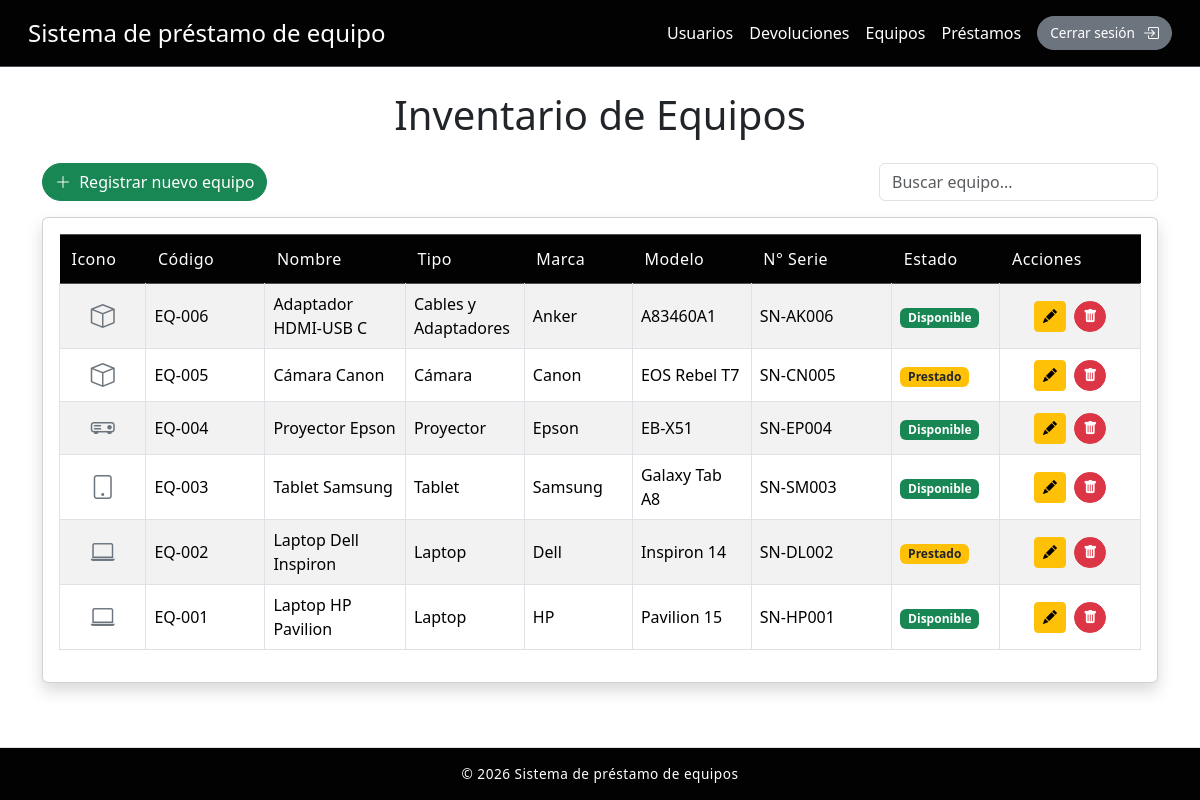
Page /index.php?action=equipos on the committed database.
### tables this page shows
CREATE TABLE Equipos_Inventario (
    id_equipo         INT          NOT NULL AUTO_INCREMENT,
    codigo_inventario VARCHAR(50)  NOT NULL UNIQUE,
    nombre            VARCHAR(50)  NOT NULL,
    marca             VARCHAR(50),
    marcamodelo       VARCHAR(50),
    numero_serie      VARCHAR(50),  
    id_categoria      INT          NOT NULL,
    estado            VARCHAR(50)  NOT NULL DEFAULT 'disponible',
    PRIMARY KEY (id_equipo),
    CONSTRAINT fk_equipo_categoria FOREIGN KEY (id_categoria)
        REFERENCES Categoria (id_categoria)
);

CREATE TABLE Categoria (
    id_categoria INT         NOT NULL AUTO_INCREMENT,
    nombre       VARCHAR(50) NOT NULL,
    PRIMARY KEY (id_categoria)
);

### controllers/EquipoController.php (called while the page is built, shortened)
<?php
require_once __DIR__ . '/../models/EquipoModel.php';
class EquipoController {
    private EquipoModel $model;
    public function __construct() {
        $this->model = new EquipoModel();
    }
    public function index(): void {
        $equipos    = $this->model->obtenerTodos();
        require __DIR__ . '/../views/equipos.php';
    }
}

### config/database.php (called while the page is built, shortened)
<?php
class Database
{
    private $host = "db";
    private $db = "prestamos_db";
    private $user = "appuser";
    private $pass = "apppass";
    public function connect()
    {
        $conn = new mysqli(
            $this->host,
            $this->user,
            $this->pass,
            $this->db
        );
        return $conn;
    }
}

### models/EquipoModel.php (called while the page is built, shortened)
<?php
require_once __DIR__ . '/../config/database.php';
class EquipoModel {
    private mysqli $conn;
    public function __construct() {
        $db = new Database();
        $this->conn = $db->connect();
    }
    public function obtenerTodos(): array {
        $sql = "SELECT
                    e.id_equipo,
                    e.codigo_inventario,
                    e.nombre,
                    e.marca,
                    e.marcamodelo,
                    e.numero_serie,
                    e.estado,
                    c.id_categoria,
                    c.nombre AS categoria
                FROM Equipos_Inventario e
                INNER JOIN Categoria c ON e.id_categoria = c.id_categoria
                ORDER BY e.id_equipo DESC";
        $result = $this->conn->query($sql);
        return $result ? $result->fetch_all(MYSQLI_ASSOC) : [];
    }
}

### views/equipos.php (the view, shortened to what this page needs)
<!DOCTYPE html>
<html lang="es">
<head>
    <link rel="stylesheet" href="public/css/styles.css">
    <link href="https://cdn.jsdelivr.net/npm/bootstrap@5.3.8/dist/css/bootstrap.min.css" rel="stylesheet">
    <link href="https://cdn.jsdelivr.net/npm/bootstrap-icons@1.10.0/font/bootstrap-icons.css" rel="stylesheet">
</head>
<body>
<header>
    <nav class="navbar bg-dark border-bottom border-body p-3" data-bs-theme="dark">
        <div class="container-fluid d-flex justify-content-between align-items-center">
            <h1 class="h4 text-white m-0">Sistema de préstamo de equipo</h1>
            <ul class="d-flex align-items-center list-unstyled m-0 gap-3">
                <li><a href="index.php?action=usuarios" class="nav-link text-white">Usuarios</a></li>
                <li><a href="index.php?action=devoluciones" class="nav-link text-white">Devoluciones</a></li>
                <li><a href="index.php?action=equipos" class="nav-link text-white">Equipos</a></li>
                <li><a href="index.php?action=prestamos" class="nav-link text-white">Préstamos</a></li>
                <li>
                    <a href="login.html" class="btn btn-secondary btn-sm py-1 d-flex align-items-center gap-2">
                        <span>Cerrar sesión</span>
                        <i class="bi bi-box-arrow-in-right" style="font-size: 1rem;"></i>
                    </a>
                </li>
            </ul>
        </div>
    </nav>
</header>
<main>
    <section class="equiposRegistrados container mt-4">
        <h1 class="text-center mb-4">Inventario de Equipos</h1>
        <div class="d-flex justify-content-between mb-3">
            <a href="equipos.php?accion=registrar"
               class="btn btn-success">
                <i class="bi bi-plus-lg me-1"></i> Registrar nuevo equipo
            </a>
            <input type="text" id="buscarEquipo" class="form-control w-25" placeholder="Buscar equipo...">
        </div>
        <div class="card shadow">
            <div class="card-body">
                <div class="table-responsive">
                    <table class="table table-striped table-bordered" style="table-layout: fixed;">
                        <thead class="table-dark">
                            <tr>
                                <th style="width:8%;">Icono</th>
                                <th style="width:11%;">Código</th>
                                <th style="width:13%;">Nombre</th>
                                <th style="width:11%;">Tipo</th>
                                <th style="width:10%;">Marca</th>
                                <th style="width:11%;">Modelo</th>
                                <th style="width:13%;">N° Serie</th>
                                <th style="width:10%;">Estado</th>
                                <th style="width:13%;">Acciones</th>
                            </tr>
                        </thead>
                        <tbody id="tablaEquipos">
                            <?php if (empty($equipos)): ?>
                                <tr>
                                    <td colspan="9" class="text-center text-muted py-4">
                                        <i class="bi bi-inbox fs-3 d-block mb-2"></i>
                                        No hay equipos registrados.
                                    </td>
                                </tr>
                            <?php else: ?>
                                <?php foreach ($equipos as $equipo): ?>
                                <tr>
                                    <td class="text-center align-middle">
                                        <?php
                                        $iconos = [
                                            'Desktop'   => 'bi-pc-display',
                                            'Laptop'    => 'bi-laptop',
                                            'Tablet'    => 'bi-tablet',
                                            'Monitor'   => 'bi-display',
                                            'Teclado'   => 'bi-keyboard',
                                            'Mouse'     => 'bi-mouse',
                                            'Impresora' => 'bi-printer',
                                            'Proyector' => 'bi-projector',
                                        ];
                                        $icono = $iconos[$equipo['categoria']] ?? 'bi-box';
                                        ?>
                                        <i class="bi <?= $icono ?> fs-4 text-secondary"></i>
                                    </td>
                                    <td class="align-middle"><?= htmlspecialchars($equipo['codigo_inventario']) ?></td>
                                    <td class="align-middle"><?= htmlspecialchars($equipo['nombre']) ?></td>
                                    <td class="align-middle"><?= htmlspecialchars($equipo['categoria']) ?></td>
                                    <td class="align-middle"><?= htmlspecialchars($equipo['marca']) ?></td>
                                    <td class="align-middle"><?= htmlspecialchars($equipo['marcamodelo']) ?></td>
                                    <td class="align-middle"><?= htmlspecialchars($equipo['numero_serie'] ?? '—') ?></td>
                                    <td class="align-middle">
                                        <?php
                                        $badges = [
                                            'disponible'    => 'bg-success',
                                            'prestado'      => 'bg-warning text-dark',
                                            'en reparacion' => 'bg-danger',
                                        ];
                                        $clase = $badges[$equipo['estado']] ?? 'bg-secondary';
                                        ?>
                                        <span class="badge <?= $clase ?>">
                                            <?= ucfirst(htmlspecialchars($equipo['estado'])) ?>
                                        </span>
                                    </td>
                                    <td class="align-middle text-center">
                                        <a href="/Proyecto-SC-502-Ambiente-Web-Cliente-Servidor/app/proyecto/html/equipos.php?accion=editar&id=<?= $equipo['id_equipo'] ?>"
                                           class="btn btn-sm btn-warning me-1" title="Editar">
                                            <i class="bi bi-pencil-fill"></i>
                                        </a>
                                        <form method="POST"
                                              action="/Proyecto-SC-502-Ambiente-Web-Cliente-Servidor/app/proyecto/html/equipos.php?accion=eliminar"
                                              style="display:inline;"
                                              onsubmit="return confirm('¿Eliminar el equipo <?= htmlspecialchars($equipo['codigo_inventario'], ENT_QUOTES) ?>? Esta acción no se puede deshacer.')">
                                            <button type="submit" class="btn btn-sm btn-danger" title="Eliminar">
                                                <i class="bi bi-trash-fill"></i>
                                            </button>
                                        </form>
                                    </td>
                                </tr>
                                <?php endforeach; ?>
                            <?php endif; ?>
                        </tbody>
                    </table>
                </div>
            </div>
        </div>
    </section>
</main>
</body>
</html>
    <footer class="mt-5 p-3 text-center border-top"><p>&copy; 2026 Sistema de préstamo de equipos</p></footer>
</body>
</html>

### public/css/styles.css (style rules this page uses)
html, body { height: 100%; }
body { min-height: 100vh; display: flex; flex-direction: column; margin: 0; font-family: 'Segoe UI', Arial, sans-serif; background-color: #f8f9fa; }
main { flex: 1; }
nav.navbar.bg-dark { background-color: #020202 !important; padding: 1rem; }
.navbar-brand, .nav-link { color: white !important; transition: all 0.3s ease; }
.navbar .btn-sm { padding: 4px 12px !important; font-size: 0.85rem !important; display: inline-flex; align-items: center; gap: 8px; }
.card { border: none; border-radius: 16px; box-shadow: 0 4px 20px rgba(0, 0, 0, 0.1); transition: transform 0.2s ease; }
.form-control, .form-select { border-radius: 8px; transition: all 0.3s ease; }
.btn-primary, .btn-secondary, .btn-success, .btn-danger, .btn-dark, .btn-outline-dark { border-radius: 30px !important; padding: 8px 20px; font-weight: 600; transition: all 0.3s ease; display: inline-flex; align-items: center; justify-content: center; }
.table thead.table-dark th { background-color: #020202; color: white; font-weight: 500; letter-spacing: 0.5px; border: none; padding: 12px; }
.table tbody tr { transition: background-color 0.2s ease; }
.badge { border-radius: 12px; padding: 6px 12px; }
footer { background-color: #020202; color: white; text-align: center; padding: 15px; margin-top: auto; font-size: 0.85rem; letter-spacing: 0.5px; }
footer p { margin: 0; }

### rows in the picture
equipos_inventario: codigo_inventario "EQ-006", nombre "Adaptador HDMI-USB C", id_categoria.nombre "Cables y Adaptadores", marca "Anker", marcamodelo "A83460A1", numero_serie "SN-AK006", estado "Disponible"
equipos_inventario: codigo_inventario "EQ-005", nombre "Cámara Canon", id_categoria.nombre "Cámara", marca "Canon", marcamodelo "EOS Rebel T7", numero_serie "SN-CN005", estado "Prestado"
equipos_inventario: codigo_inventario "EQ-004", nombre "Proyector Epson", id_categoria.nombre "Proyector", marca "Epson", marcamodelo "EB-X51", numero_serie "SN-EP004", estado "Disponible"
equipos_inventario: codigo_inventario "EQ-003", nombre "Tablet Samsung", id_categoria.nombre "Tablet", marca "Samsung", marcamodelo "Galaxy Tab A8", numero_serie "SN-SM003", estado "Disponible"
equipos_inventario: codigo_inventario "EQ-002", nombre "Laptop Dell Inspiron", id_categoria.nombre "Laptop", marca "Dell", marcamodelo "Inspiron 14", numero_serie "SN-DL002", estado "Prestado"
equipos_inventario: codigo_inventario "EQ-001", nombre "Laptop HP Pavilion", id_categoria.nombre "Laptop", marca "HP", marcamodelo "Pavilion 15", numero_serie "SN-HP001", estado "Disponible"
